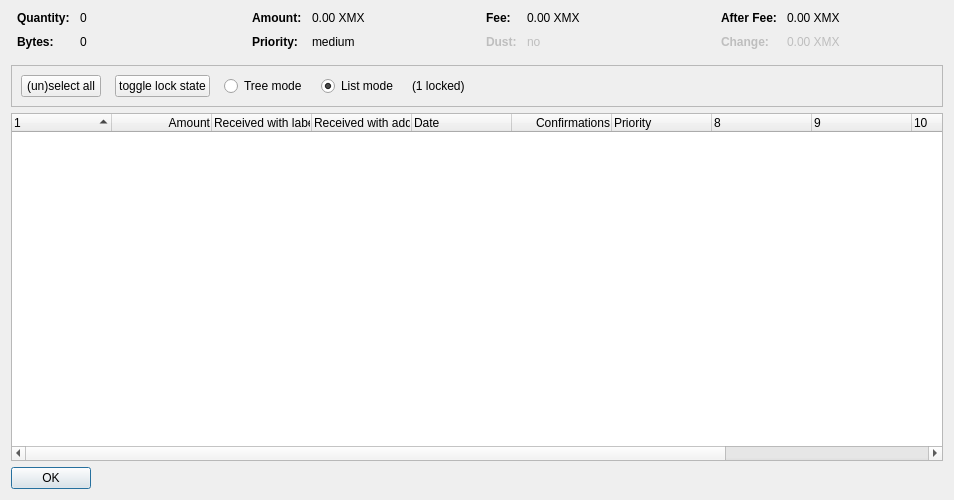
<?xml version="1.0" encoding="UTF-8"?>
<ui version="4.0">
 <class>CoinControlDialog</class>
 <widget class="QDialog" name="CoinControlDialog">
  <property name="geometry">
   <rect>
    <x>0</x>
    <y>0</y>
    <width>954</width>
    <height>500</height>
   </rect>
  </property>
  <property name="windowTitle">
   <string>Coin Selection</string>
  </property>
  <layout class="QVBoxLayout" name="verticalLayout">
   <item>
    <layout class="QHBoxLayout" name="horizontalLayoutTop" stretch="0,0,0,0">
     <property name="topMargin">
      <number>0</number>
     </property>
     <property name="bottomMargin">
      <number>10</number>
     </property>
     <item>
      <layout class="QFormLayout" name="formLayoutCoinControl1">
       <property name="horizontalSpacing">
        <number>10</number>
       </property>
       <property name="verticalSpacing">
        <number>10</number>
       </property>
       <property name="leftMargin">
        <number>6</number>
       </property>
       <property name="rightMargin">
        <number>6</number>
       </property>
       <item row="0" column="0">
        <widget class="QLabel" name="labelCoinControlQuantityText">
         <property name="font">
          <font>
           <weight>75</weight>
           <bold>true</bold>
          </font>
         </property>
         <property name="text">
          <string>Quantity:</string>
         </property>
        </widget>
       </item>
       <item row="0" column="1">
        <widget class="QLabel" name="labelCoinControlQuantity">
         <property name="cursor">
          <cursorShape>IBeamCursor</cursorShape>
         </property>
         <property name="contextMenuPolicy">
          <enum>Qt::ActionsContextMenu</enum>
         </property>
         <property name="text">
          <string notr="true">0</string>
         </property>
         <property name="textInteractionFlags">
          <set>Qt::LinksAccessibleByMouse|Qt::TextSelectableByKeyboard|Qt::TextSelectableByMouse</set>
         </property>
        </widget>
       </item>
       <item row="1" column="0">
        <widget class="QLabel" name="labelCoinControlBytesText">
         <property name="font">
          <font>
           <weight>75</weight>
           <bold>true</bold>
          </font>
         </property>
         <property name="text">
          <string>Bytes:</string>
         </property>
        </widget>
       </item>
       <item row="1" column="1">
        <widget class="QLabel" name="labelCoinControlBytes">
         <property name="cursor">
          <cursorShape>IBeamCursor</cursorShape>
         </property>
         <property name="contextMenuPolicy">
          <enum>Qt::ActionsContextMenu</enum>
         </property>
         <property name="text">
          <string notr="true">0</string>
         </property>
         <property name="textInteractionFlags">
          <set>Qt::LinksAccessibleByMouse|Qt::TextSelectableByKeyboard|Qt::TextSelectableByMouse</set>
         </property>
        </widget>
       </item>
      </layout>
     </item>
     <item>
      <layout class="QFormLayout" name="formLayoutCoinControl2">
       <property name="horizontalSpacing">
        <number>10</number>
       </property>
       <property name="verticalSpacing">
        <number>10</number>
       </property>
       <property name="leftMargin">
        <number>6</number>
       </property>
       <property name="rightMargin">
        <number>6</number>
       </property>
       <item row="0" column="0">
        <widget class="QLabel" name="labelCoinControlAmountText">
         <property name="font">
          <font>
           <weight>75</weight>
           <bold>true</bold>
          </font>
         </property>
         <property name="text">
          <string>Amount:</string>
         </property>
        </widget>
       </item>
       <item row="0" column="1">
        <widget class="QLabel" name="labelCoinControlAmount">
         <property name="cursor">
          <cursorShape>IBeamCursor</cursorShape>
         </property>
         <property name="contextMenuPolicy">
          <enum>Qt::ActionsContextMenu</enum>
         </property>
         <property name="text">
          <string notr="true">0.00 XMX</string>
         </property>
         <property name="textInteractionFlags">
          <set>Qt::LinksAccessibleByMouse|Qt::TextSelectableByKeyboard|Qt::TextSelectableByMouse</set>
         </property>
        </widget>
       </item>
       <item row="1" column="0">
        <widget class="QLabel" name="labelCoinControlPriorityText">
         <property name="font">
          <font>
           <weight>75</weight>
           <bold>true</bold>
          </font>
         </property>
         <property name="text">
          <string>Priority:</string>
         </property>
        </widget>
       </item>
       <item row="1" column="1">
        <widget class="QLabel" name="labelCoinControlPriority">
         <property name="cursor">
          <cursorShape>IBeamCursor</cursorShape>
         </property>
         <property name="contextMenuPolicy">
          <enum>Qt::ActionsContextMenu</enum>
         </property>
         <property name="text">
          <string>medium</string>
         </property>
         <property name="textInteractionFlags">
          <set>Qt::LinksAccessibleByMouse|Qt::TextSelectableByKeyboard|Qt::TextSelectableByMouse</set>
         </property>
        </widget>
       </item>
      </layout>
     </item>
     <item>
      <layout class="QFormLayout" name="formLayoutCoinControl3">
       <property name="horizontalSpacing">
        <number>10</number>
       </property>
       <property name="verticalSpacing">
        <number>10</number>
       </property>
       <property name="leftMargin">
        <number>6</number>
       </property>
       <property name="rightMargin">
        <number>6</number>
       </property>
       <item row="0" column="0">
        <widget class="QLabel" name="labelCoinControlFeeText">
         <property name="font">
          <font>
           <weight>75</weight>
           <bold>true</bold>
          </font>
         </property>
         <property name="text">
          <string>Fee:</string>
         </property>
        </widget>
       </item>
       <item row="0" column="1">
        <widget class="QLabel" name="labelCoinControlFee">
         <property name="cursor">
          <cursorShape>IBeamCursor</cursorShape>
         </property>
         <property name="contextMenuPolicy">
          <enum>Qt::ActionsContextMenu</enum>
         </property>
         <property name="text">
          <string notr="true">0.00 XMX</string>
         </property>
         <property name="textInteractionFlags">
          <set>Qt::LinksAccessibleByMouse|Qt::TextSelectableByKeyboard|Qt::TextSelectableByMouse</set>
         </property>
        </widget>
       </item>
       <item row="1" column="0">
        <widget class="QLabel" name="labelCoinControlLowOutputText">
         <property name="enabled">
          <bool>false</bool>
         </property>
         <property name="font">
          <font>
           <weight>75</weight>
           <bold>true</bold>
          </font>
         </property>
         <property name="text">
          <string>Dust:</string>
         </property>
        </widget>
       </item>
       <item row="1" column="1">
        <widget class="QLabel" name="labelCoinControlLowOutput">
         <property name="enabled">
          <bool>false</bool>
         </property>
         <property name="cursor">
          <cursorShape>IBeamCursor</cursorShape>
         </property>
         <property name="contextMenuPolicy">
          <enum>Qt::ActionsContextMenu</enum>
         </property>
         <property name="text">
          <string>no</string>
         </property>
         <property name="textInteractionFlags">
          <set>Qt::LinksAccessibleByMouse|Qt::TextSelectableByKeyboard|Qt::TextSelectableByMouse</set>
         </property>
        </widget>
       </item>
      </layout>
     </item>
     <item>
      <layout class="QFormLayout" name="formLayoutCoinControl4">
       <property name="horizontalSpacing">
        <number>10</number>
       </property>
       <property name="verticalSpacing">
        <number>10</number>
       </property>
       <property name="leftMargin">
        <number>6</number>
       </property>
       <property name="rightMargin">
        <number>6</number>
       </property>
       <item row="0" column="0">
        <widget class="QLabel" name="labelCoinControlAfterFeeText">
         <property name="font">
          <font>
           <weight>75</weight>
           <bold>true</bold>
          </font>
         </property>
         <property name="text">
          <string>After Fee:</string>
         </property>
        </widget>
       </item>
       <item row="0" column="1">
        <widget class="QLabel" name="labelCoinControlAfterFee">
         <property name="cursor">
          <cursorShape>IBeamCursor</cursorShape>
         </property>
         <property name="contextMenuPolicy">
          <enum>Qt::ActionsContextMenu</enum>
         </property>
         <property name="text">
          <string notr="true">0.00 XMX</string>
         </property>
         <property name="textInteractionFlags">
          <set>Qt::LinksAccessibleByMouse|Qt::TextSelectableByKeyboard|Qt::TextSelectableByMouse</set>
         </property>
        </widget>
       </item>
       <item row="1" column="0">
        <widget class="QLabel" name="labelCoinControlChangeText">
         <property name="enabled">
          <bool>false</bool>
         </property>
         <property name="font">
          <font>
           <weight>75</weight>
           <bold>true</bold>
          </font>
         </property>
         <property name="text">
          <string>Change:</string>
         </property>
        </widget>
       </item>
       <item row="1" column="1">
        <widget class="QLabel" name="labelCoinControlChange">
         <property name="enabled">
          <bool>false</bool>
         </property>
         <property name="cursor">
          <cursorShape>IBeamCursor</cursorShape>
         </property>
         <property name="contextMenuPolicy">
          <enum>Qt::ActionsContextMenu</enum>
         </property>
         <property name="text">
          <string notr="true">0.00 XMX</string>
         </property>
         <property name="textInteractionFlags">
          <set>Qt::LinksAccessibleByMouse|Qt::TextSelectableByKeyboard|Qt::TextSelectableByMouse</set>
         </property>
        </widget>
       </item>
      </layout>
     </item>
    </layout>
   </item>
   <item>
    <widget class="QFrame" name="frame">
     <property name="minimumSize">
      <size>
       <width>0</width>
       <height>40</height>
      </size>
     </property>
     <property name="frameShape">
      <enum>QFrame::StyledPanel</enum>
     </property>
     <property name="frameShadow">
      <enum>QFrame::Sunken</enum>
     </property>
     <layout class="QHBoxLayout" name="horizontalLayout">
      <item>
       <layout class="QHBoxLayout" name="horizontalLayoutPanel" stretch="0,0,0,0,0,0">
        <property name="spacing">
         <number>14</number>
        </property>
        <item>
         <widget class="QPushButton" name="pushButtonSelectAll">
          <property name="sizePolicy">
           <sizepolicy hsizetype="Maximum" vsizetype="Fixed">
            <horstretch>0</horstretch>
            <verstretch>0</verstretch>
           </sizepolicy>
          </property>
          <property name="text">
           <string>(un)select all</string>
          </property>
          <property name="autoDefault">
           <bool>false</bool>
          </property>
         </widget>
        </item>
        <item>
         <widget class="QPushButton" name="pushButtonToggleLock">
          <property name="sizePolicy">
           <sizepolicy hsizetype="Maximum" vsizetype="Fixed">
            <horstretch>0</horstretch>
            <verstretch>0</verstretch>
           </sizepolicy>
          </property>
          <property name="text">
           <string>toggle lock state</string>
          </property>
          <property name="autoDefault">
           <bool>false</bool>
          </property>
         </widget>
        </item>
        <item>
         <widget class="QRadioButton" name="radioTreeMode">
          <property name="sizePolicy">
           <sizepolicy hsizetype="Maximum" vsizetype="Fixed">
            <horstretch>0</horstretch>
            <verstretch>0</verstretch>
           </sizepolicy>
          </property>
          <property name="text">
           <string>Tree mode</string>
          </property>
         </widget>
        </item>
        <item>
         <widget class="QRadioButton" name="radioListMode">
          <property name="sizePolicy">
           <sizepolicy hsizetype="Maximum" vsizetype="Fixed">
            <horstretch>0</horstretch>
            <verstretch>0</verstretch>
           </sizepolicy>
          </property>
          <property name="text">
           <string>List mode</string>
          </property>
          <property name="checked">
           <bool>true</bool>
          </property>
         </widget>
        </item>
        <item>
         <widget class="QLabel" name="labelLocked">
          <property name="text">
           <string>(1 locked)</string>
          </property>
         </widget>
        </item>
        <item>
         <spacer name="horizontalSpacer">
          <property name="orientation">
           <enum>Qt::Horizontal</enum>
          </property>
          <property name="sizeHint" stdset="0">
           <size>
            <width>40</width>
            <height>20</height>
           </size>
          </property>
         </spacer>
        </item>
       </layout>
      </item>
     </layout>
    </widget>
   </item>
   <item>
    <widget class="CoinControlTreeWidget" name="treeWidget">
     <property name="contextMenuPolicy">
      <enum>Qt::CustomContextMenu</enum>
     </property>
     <property name="sortingEnabled">
      <bool>false</bool>
     </property>
     <property name="columnCount">
      <number>12</number>
     </property>
     <attribute name="headerShowSortIndicator" stdset="0">
      <bool>true</bool>
     </attribute>
     <attribute name="headerStretchLastSection">
      <bool>false</bool>
     </attribute>
     <column>
      <property name="text">
       <string/>
      </property>
     </column>
     <column>
      <property name="text">
       <string>Amount</string>
      </property>
      <property name="textAlignment">
       <set>AlignTrailing|AlignVCenter</set>
      </property>
     </column>
     <column>
      <property name="text">
       <string>Received with label</string>
      </property>
     </column>
     <column>
      <property name="text">
       <string>Received with address</string>
      </property>
     </column>
     <column>
      <property name="text">
       <string>Date</string>
      </property>
     </column>
     <column>
      <property name="text">
       <string>Confirmations</string>
      </property>
      <property name="toolTip">
       <string>Confirmed</string>
      </property>
      <property name="textAlignment">
       <set>AlignTrailing|AlignVCenter</set>
      </property>
     </column>
     <column>
      <property name="text">
       <string>Priority</string>
      </property>
     </column>
     <column>
      <property name="text">
       <string/>
      </property>
     </column>
     <column>
      <property name="text">
       <string/>
      </property>
     </column>
     <column>
      <property name="text">
       <string/>
      </property>
     </column>
     <column>
      <property name="text">
       <string/>
      </property>
     </column>
     <column>
      <property name="text">
       <string/>
      </property>
     </column>
    </widget>
   </item>
   <item>
    <widget class="QDialogButtonBox" name="buttonBox">
     <property name="sizePolicy">
      <sizepolicy hsizetype="Maximum" vsizetype="Fixed">
       <horstretch>0</horstretch>
       <verstretch>0</verstretch>
      </sizepolicy>
     </property>
     <property name="orientation">
      <enum>Qt::Horizontal</enum>
     </property>
     <property name="standardButtons">
      <set>QDialogButtonBox::Ok</set>
     </property>
    </widget>
   </item>
  </layout>
 </widget>
 <customwidgets>
  <customwidget>
   <class>CoinControlTreeWidget</class>
   <extends>QTreeWidget</extends>
   <header>coincontroltreewidget.h</header>
  </customwidget>
 </customwidgets>
 <resources/>
 <connections/>
</ui>
